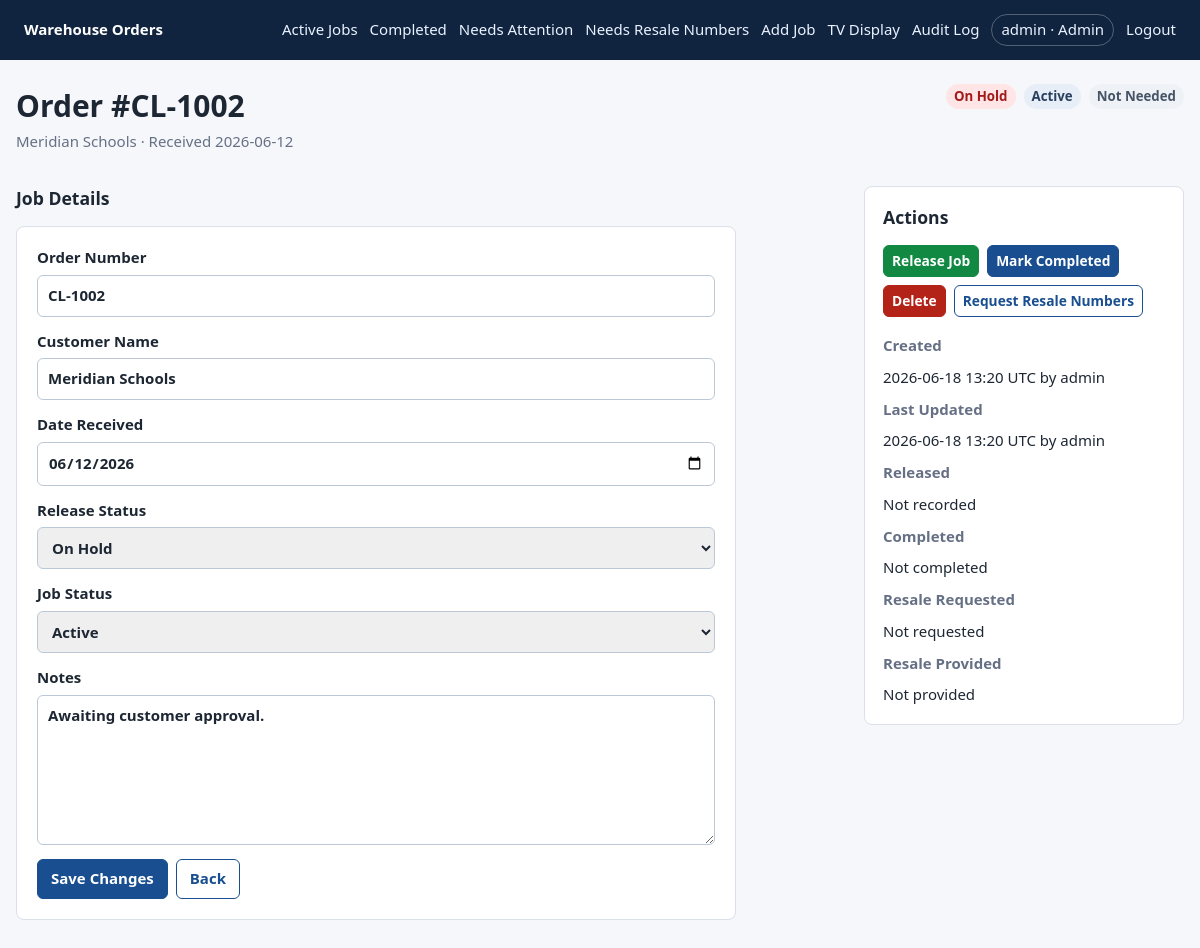
/jobs/2/edit (signed in), run on the app's committed database.
### tables this page shows
CREATE TABLE users (
            id INTEGER PRIMARY KEY AUTOINCREMENT,
            username TEXT NOT NULL UNIQUE,
            password_hash TEXT NOT NULL,
            role TEXT NOT NULL,
            created_at TEXT NOT NULL
        );

CREATE TABLE jobs (
            id INTEGER PRIMARY KEY AUTOINCREMENT,
            order_number TEXT NOT NULL UNIQUE,
            customer_name TEXT NOT NULL,
            date_received TEXT NOT NULL,
            release_status TEXT NOT NULL,
            job_status TEXT NOT NULL,
            notes TEXT,
            created_at TEXT NOT NULL,
            created_by TEXT NOT NULL,
            updated_at TEXT NOT NULL,
            updated_by TEXT NOT NULL,
            released_at TEXT,
            released_by TEXT,
            completed_at TEXT,
            completed_by TEXT, resale_status TEXT NOT NULL DEFAULT 'Not Needed', resale_requested_at TEXT, resale_requested_by TEXT, resale_provided_at TEXT, resale_provided_by TEXT, hold_started_at TEXT, hold_started_by TEXT,
            CHECK (release_status IN ('Released', 'On Hold')),
            CHECK (job_status IN ('Active', 'Completed'))
        );

### routes.py (the view, shortened to what this page needs)
@bp.route("/jobs/<int:job_id>/edit", methods=["GET", "POST"])
@non_display_required
@require_csrf
def edit_job(job_id):
    user = current_user()
    job = get_job(job_id)
    if not job:
        abort(404)
    fields = editable_fields_for(user)
    return render_template("edit_job.html", job=job, fields=fields)

### auth.py (called while the page is built)
def current_user():
    user_id = session.get("user_id")
    if not user_id:
        return None
    return get_user_by_id(user_id)

def non_display_required(view):
    @wraps(view)
    def wrapped_view(**kwargs):
        user = current_user()
        if user is None:
            return redirect(url_for("main.login", next=request.path))
        if user["role"] == ROLE_DISPLAY:
            abort(403)
        return view(**kwargs)
    return wrapped_view

def generate_csrf_token():
    token = session.get("csrf_token")
    if not token:
        token = token_urlsafe(32)
        session["csrf_token"] = token
    return token

def require_csrf(view):
    @wraps(view)
    def wrapped_view(**kwargs):
        if request.method == "POST":
            validate_csrf()
        return view(**kwargs)
    return wrapped_view

def editable_fields_for(user):
    if not user:
        return []
    if user["role"] == "Admin":
        return ["order_number", "customer_name", "date_received", "release_status", "job_status", "notes"]
    if user["role"] == "Account Manager":
        return ["order_number", "customer_name", "date_received", "notes"]
    if user["role"] == "Warehouse Manager":
        return ["notes"]
    return []

### models.py (called while the page is built)
def get_db():
    if "db" not in g:
        g.db = sqlite3.connect(current_app.config["DATABASE_PATH"])
        g.db.row_factory = sqlite3.Row
        g.db.execute("PRAGMA foreign_keys = ON")
    return g.db

def get_user_by_id(user_id):
    return get_db().execute(
        "SELECT * FROM users WHERE id = ?",
        (user_id,),
    ).fetchone()

def get_job(job_id):
    return get_db().execute("SELECT * FROM jobs WHERE id = ?", (job_id,)).fetchone()

### routes.py (called while the page is built)
@bp.app_template_filter("short_dt")
def short_dt(value):
    if not value:
        return ""
    try:
        parsed = datetime.fromisoformat(value)
    except ValueError:
        return value
    return parsed.astimezone(timezone.utc).strftime("%Y-%m-%d %H:%M UTC")

### templates/edit_job.html (shortened to what this page needs)
{% extends "base.html" %}
{% block content %}
<div class="page-title">
    <div>
        <h1>Order #{{ job.order_number }}</h1>
        <p>{{ job.customer_name }} · Received {{ job.date_received }}</p>
    </div>
    <div class="status-pair">
        <span class="badge badge-{{ 'released' if job.release_status == 'Released' else 'on-hold' }}">{{ job.release_status }}</span>
        <span class="badge badge-{{ 'active' if job.job_status == 'Active' else 'completed' }}">{{ job.job_status }}</span>
        <span class="badge badge-resale-{{ job.resale_status|lower|replace(' ', '-') }}">{{ job.resale_status }}</span>
    </div>
</div>
<section class="detail-grid">
    <div>
        <h2>Job Details</h2>
        <form method="post" class="stacked-form wide">
            <label>
                Order Number
                <input name="order_number" value="{{ job.order_number }}" {% if 'order_number' not in fields %}disabled{% endif %} required>
            </label>
            <label>
                Customer Name
                <input name="customer_name" value="{{ job.customer_name }}" {% if 'customer_name' not in fields %}disabled{% endif %} required>
            </label>
            <label>
                Date Received
                <input name="date_received" type="date" value="{{ job.date_received }}" {% if 'date_received' not in fields %}disabled{% endif %} required>
            </label>
            {% if 'release_status' in fields %}
            <label>
                Release Status
                <select name="release_status">
                    <option value="On Hold" {% if job.release_status == 'On Hold' %}selected{% endif %}>On Hold</option>
                </select>
            </label>
            {% endif %}
            {% if 'job_status' in fields %}
            <label>
                Job Status
                <select name="job_status">
                    <option value="Active" {% if job.job_status == 'Active' %}selected{% endif %}>Active</option>
                </select>
            </label>
            {% endif %}
            <label>
                Notes
                <textarea name="notes" rows="6" {% if 'notes' not in fields %}disabled{% endif %}>{{ job.notes }}</textarea>
            </label>
            <div class="form-actions">
                <button type="submit">Save Changes</button>
                <a class="button muted" href="{{ url_for('main.active_jobs') }}">Back</a>
            </div>
        </form>
    </div>
    <aside class="facts">
        <h2>Actions</h2>
        {% include "_job_actions.html" %}
        <dl>
            <dt>Created</dt>
            <dd>{{ job.created_at|short_dt }} by {{ job.created_by }}</dd>
            <dt>Last Updated</dt>
            <dd>{{ job.updated_at|short_dt }} by {{ job.updated_by }}</dd>
            <dt>Released</dt>
            <dd>{{ job.released_at|short_dt or 'Not recorded' }}{% if job.released_by %} by {{ job.released_by }}{% endif %}</dd>
            <dt>Completed</dt>
            <dd>{{ job.completed_at|short_dt or 'Not completed' }}{% if job.completed_by %} by {{ job.completed_by }}{% endif %}</dd>
            <dt>Resale Requested</dt>
            <dd>{{ job.resale_requested_at|short_dt or 'Not requested' }}{% if job.resale_requested_by %} by {{ job.resale_requested_by }}{% endif %}</dd>
            <dt>Resale Provided</dt>
            <dd>{{ job.resale_provided_at|short_dt or 'Not provided' }}{% if job.resale_provided_by %} by {{ job.resale_provided_by }}{% endif %}</dd>
        </dl>
    </aside>
</section>
{% endblock %}

### templates/base.html (shortened to what this page needs)
<!doctype html>
<html lang="en">
<head>
    <link rel="stylesheet" href="{{ url_for('static', filename='styles.css') }}">
</head>
<body>
    <header class="site-header">
        <a class="brand" href="{{ url_for('main.index') }}">Warehouse Orders</a>
        {% if current_user %}
        <nav>
            {% if current_user.role != 'Warehouse Display' %}
            <a href="{{ url_for('main.active_jobs') }}">Active Jobs</a>
            <a href="{{ url_for('main.completed_jobs') }}">Completed</a>
            <a href="{{ url_for('main.needs_attention') }}">Needs Attention</a>
            <a href="{{ url_for('main.resale_needed') }}">Needs Resale Numbers</a>
            <a href="{{ url_for('main.new_job') }}">Add Job</a>
            {% endif %}
            <a href="{{ url_for('main.tv') }}">TV Display</a>
            {% if current_user.role == 'Admin' %}
            <a href="{{ url_for('main.audit_log') }}">Audit Log</a>
            {% endif %}
            <span class="user-pill">{{ current_user.username }} · {{ current_user.role }}</span>
            <a href="{{ url_for('main.logout') }}">Logout</a>
        </nav>
        {% endif %}
    </header>
    <main class="container">
        {% block content %}{% endblock %}
    </main>
</body>
</html>

### static/styles.css (style rules this page uses)
:root { --bg: #f5f7fa; --panel: #ffffff; --text: #1d2733; --muted: #667085; --line: #d9e0ea; --brand: #194f90; --ready-bg: #dff8e7; --ready-text: #0f6b32; --hold-bg: #ffe5e5; --hold-text: #a21b1b; --neutral-bg: #e8eef7; --neutral-text: #28415f; }
* { box-sizing: border-box; }
body { margin: 0; background: var(--bg); color: var(--text); font: 15px/1.45 system-ui, -apple-system, BlinkMacSystemFont, "Segoe UI", sans-serif; }
a { color: var(--brand); }
.site-header { display: flex; align-items: center; justify-content: space-between; gap: 18px; padding: 14px 24px; background: #10243f; color: #fff; }
.brand { color: #fff; font-weight: 700; text-decoration: none; white-space: nowrap; }
nav { display: flex; align-items: center; flex-wrap: wrap; gap: 12px; }
nav a { color: #eaf2ff; text-decoration: none; }
.user-pill { padding: 4px 9px; border: 1px solid rgba(255,255,255,.28); border-radius: 999px; color: #eaf2ff; }
.container { width: min(1280px, calc(100vw - 32px)); margin: 24px auto 48px; }
.page-title { display: flex; align-items: flex-start; justify-content: space-between; gap: 16px; margin-bottom: 18px; }
h1, h2, p { margin-top: 0; }
h1 { margin-bottom: 4px; }
h2 { font-size: 1.1rem; }
.page-title p, .muted, .empty { color: var(--muted); }
.stacked-form { display: grid; gap: 14px; }
.stacked-form.wide { max-width: 720px; padding: 20px; background: var(--panel); border: 1px solid var(--line); border-radius: 8px; }
label { display: grid; gap: 6px; font-weight: 650; }
input, select, textarea { width: 100%; padding: 9px 10px; border: 1px solid #bcc8d7; border-radius: 6px; color: var(--text); font: inherit; }
textarea { resize: vertical; }
button, .button { display: inline-flex; align-items: center; justify-content: center; gap: 6px; min-height: 38px; padding: 8px 13px; border: 1px solid var(--brand); border-radius: 6px; background: var(--brand); color: #fff; cursor: pointer; font: inherit; font-weight: 700; text-decoration: none; }
button.secondary, .button.muted { background: #fff; color: var(--brand); }
.form-actions, .action-row, .status-pair { display: flex; flex-wrap: wrap; gap: 8px; align-items: center; }
.badge { display: inline-flex; align-items: center; min-height: 24px; padding: 3px 8px; border-radius: 999px; font-size: .83rem; font-weight: 800; white-space: nowrap; }
.badge.hold, .badge-on-hold, .badge-urgent { background: var(--hold-bg); color: var(--hold-text); }
.badge.neutral, .badge-active { background: var(--neutral-bg); color: var(--neutral-text); }
.badge.resale-not-needed, .badge-resale-not-needed, .badge-normal { background: #eef2f6; color: #475467; }
.detail-grid { display: grid; grid-template-columns: minmax(0, 1fr) 320px; gap: 20px; align-items: start; }
.facts { padding: 18px; background: var(--panel); border: 1px solid var(--line); border-radius: 8px; }
dl { display: grid; gap: 10px; margin: 18px 0 0; }
dt { color: var(--muted); font-weight: 700; }
dd { margin: 0; }

### data on the page
users: username "admin", role "Admin"
jobs: order_number "CL-1002", customer_name "Meridian Schools", date_received "2026-06-12", release_status "On Hold", job_status "Active", resale_status "Not Needed", date_received "06/12/2026", notes "Awaiting customer approval.", created_at|short_dt "2026-06-18 13:20 UTC", created_by "admin", updated_at|short_dt "2026-06-18 13:20 UTC", updated_by "admin"

### other printed values
{{ job.released_at|short_dt or 'Not recorded' }} "Not recorded"
{{ job.completed_at|short_dt or 'Not completed' }} "Not completed"
{{ job.resale_requested_at|short_dt or 'Not requested' }} "Not requested"
{{ job.resale_provided_at|short_dt or 'Not provided' }} "Not provided"
